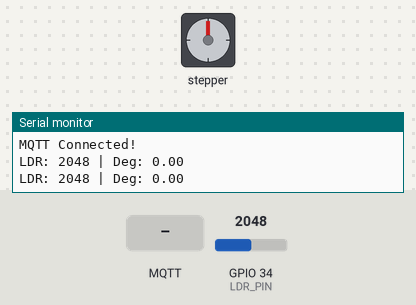
Bench run of a sketch on a simulated ESP32. Shown: stepper motor, the last lines printed to the serial monitor. The test bench sets the inputs (shaded band); at power-on: GPIO 34 (LDR_PIN) = 2048. WiFi joins after 1.5 s; servers stay silent unless stated; no MQTT or app messages arrive unless stated; stepper angles assume 2048 steps per turn.

Above: at 3.7 s.
3.8 s: GPIO 34 (LDR_PIN) set to 1028
5.7 s: GPIO 34 (LDR_PIN) set to 937
At 7.01 s:
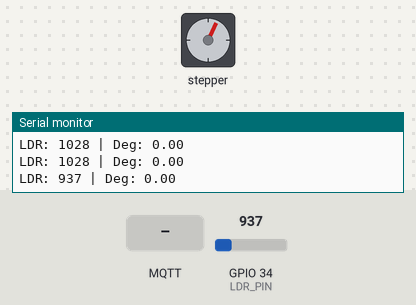
At 7.61 s:
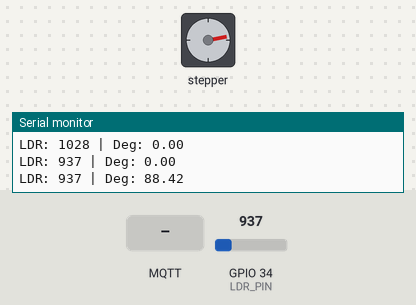
9.2 s: MQTT message "lock" arrives on the first subscribed topic
At 9.2 s:
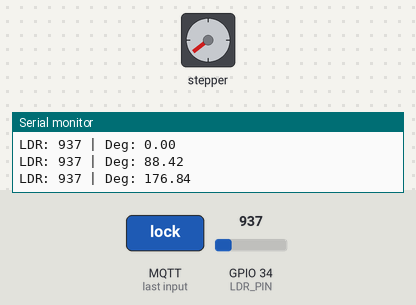
10.7 s: MQTT message "emergency" arrives on the first subscribed topic
At 11.15 s:
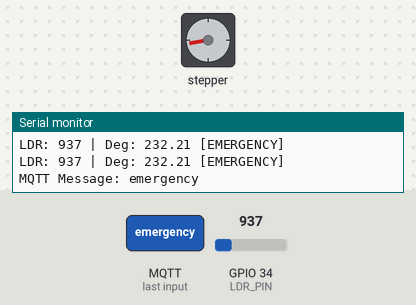
14.2 s: MQTT message "1" arrives on the first subscribed topic
17.7 s: MQTT message "reset_zero" arrives on the first subscribed topic
Timing chart, 0 to 22.2 s (numbered marks = the images above; inputs shaded):
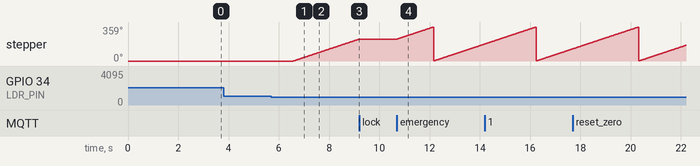

Measured:
- the behaviour switches between 1001 and 1000 on GPIO 34 (LDR_PIN) (found by bisection; images 0 and 1)
- after the input at 5.7 s, stepper: keeps turning clockwise at about 89°/s, starting after 0.88 s
- after the input at 9.2 s, stepper: stays 232° (without the input it goes to 233° after 0.01 s)
- after the input at 10.7 s, stepper: turns 127° clockwise in 1.4 s, then 358° counter-clockwise in 0.00 s, then 180° clockwise in 2.0 s

The sketch:

____Step.ino
```cpp
#include <WiFi.h>
#include <MQTT.h>
#include <AccelStepper.h>

// --- กำหนดขา Pin ---
#define LDR_PIN 34
// ลำดับพินสำหรับ ULN2003 (IN1, IN2, IN3, IN4)
// หมายเหตุ: บางกรณีอาจต้องสลับเป็น 23, 19, 22, 18 ตามจังหวะของมอเตอร์แต่ละรุ่น
AccelStepper stepper(AccelStepper::FULL4WIRE, 23, 19, 22, 18);

// --- การตั้งค่า WiFi และ MQTT ---
const char ssid[] = "@JumboPlusIoT";
const char pass[] = "07450748";
const char mqtt_broker[] = "test.mosquitto.org";
const char mqtt_client_id[] = "AI_Group4_Final_System";

// Topics
const char topic_ldr[] = "groupAi4/ldr";
const char topic_degree[] = "groupAi4/degree";
const char topic_motor_status[] = "groupAi4/motorStatus";
const char topic_command[] = "groupAi4/command";

WiFiClient net;
MQTTClient client;

// --- ตัวแปรสถานะ ---
const int stepsPerRevolution = 2048;
bool isEmergency = false;
int ldrValue = 0;
unsigned long lastReportTime = 0;

// --- ฟังก์ชันเชื่อมต่อ WiFi ---
void connectWiFi() {
  Serial.print("\nConnecting to WiFi...");
  WiFi.begin(ssid, pass);
  int retry = 0;
  while (WiFi.status() != WL_CONNECTED && retry < 20) {
    delay(500);
    Serial.print(".");
    retry++;
  }
  if (WiFi.status() == WL_CONNECTED) {
    Serial.println("\nWiFi Connected! IP: " + WiFi.localIP().toString());
  }
}

// --- ฟังก์ชันเชื่อมต่อ MQTT ---
void connectMQTT() {
  if (WiFi.status() != WL_CONNECTED) return;
  Serial.print("Connecting to MQTT...");
  while (!client.connect(mqtt_client_id)) {
    Serial.print(".");
    delay(1000);
  }
  Serial.println("\nMQTT Connected!");
  client.subscribe(topic_command);
}

// --- ฟังก์ชันส่งสถานะขึ้น Dashboard ---
void publishStatus() {
  if (!client.connected()) return;
  String statusMsg = isEmergency ? "EMERGENCY (LOCKED)" : (stepper.distanceToGo() != 0 ? "Moving" : "Ready");
  client.publish(topic_motor_status, statusMsg);
}

// --- ฟังก์ชันรับคำสั่งจาก MQTT ---
void messageReceived(String &topic, String &payload) {
  Serial.println("MQTT Message: " + payload);

  if (payload == "lock" || payload == "emergency") {
    isEmergency = !isEmergency; // ทำงานแบบ Toggle
    if (isEmergency) {
      stepper.stop(); // หยุดทันที
    }
  }
  else if (payload == "reset_zero") {
    stepper.moveTo(0);
  }

  publishStatus();
}

void setup() {
  Serial.begin(115200);
  delay(1000);

  // ตั้งค่า Stepper
  stepper.setMaxSpeed(1000);
  stepper.setAcceleration(800);
  stepper.setCurrentPosition(0);

  // เชื่อมต่อ Network
  connectWiFi();
  client.begin(mqtt_broker, 1883, net);
  client.onMessage(messageReceived);
  connectMQTT();
}

void loop() {
  // ระบบ Auto-reconnect
  if (WiFi.status() != WL_CONNECTED) connectWiFi();
  if (WiFi.status() == WL_CONNECTED && !client.connected()) connectMQTT();

  client.loop();

  // 1. อ่านค่าและรายงานผลทุก 1 วินาที
  if (millis() - lastReportTime > 1000) {
    ldrValue = analogRead(LDR_PIN);

    // คำนวณองศาแบบวนลูป 0-359.99
    float currentDeg = fmod((float)stepper.currentPosition() / stepsPerRevolution * 360.0, 360.0);
    if (currentDeg < 0) currentDeg += 360.0;

    if (client.connected()) {
      client.publish(topic_ldr, String(ldrValue));
      client.publish(topic_degree, String(currentDeg, 2));
      publishStatus();
    }

    Serial.print("LDR: "); Serial.print(ldrValue);
    Serial.print(" | Deg: "); Serial.print(currentDeg);
    Serial.println(isEmergency ? " [EMERGENCY]" : "");

    lastReportTime = millis();
  }

  // 2. ตรรกะควบคุมมอเตอร์
  if (!isEmergency) {
    // เงื่อนไขแสง 300 - 700 ให้หมุนไปเรื่อยๆ
    if (ldrValue >= 300 && ldrValue <= 1000) {
      stepper.setSpeed(600); // ความเร็วคงที่ (หมุนต่อเนื่อง)
      stepper.runSpeed();
    } else {
      // อยู่นอกระยะแสงให้ค่อยๆ หยุด
      stepper.moveTo(0);
    }
  }


  // 3. จัดการเรื่องรอบ (หมุนครบรอบให้ Reset Step เป็น 0)
  if (abs(stepper.currentPosition()) >= stepsPerRevolution) {
    stepper.setCurrentPosition(0);
  }

  // รันระบบความเร่ง (สำหรับช่วงสั่ง stop)
  if (!isEmergency) {
    stepper.run();
  }
}
```
